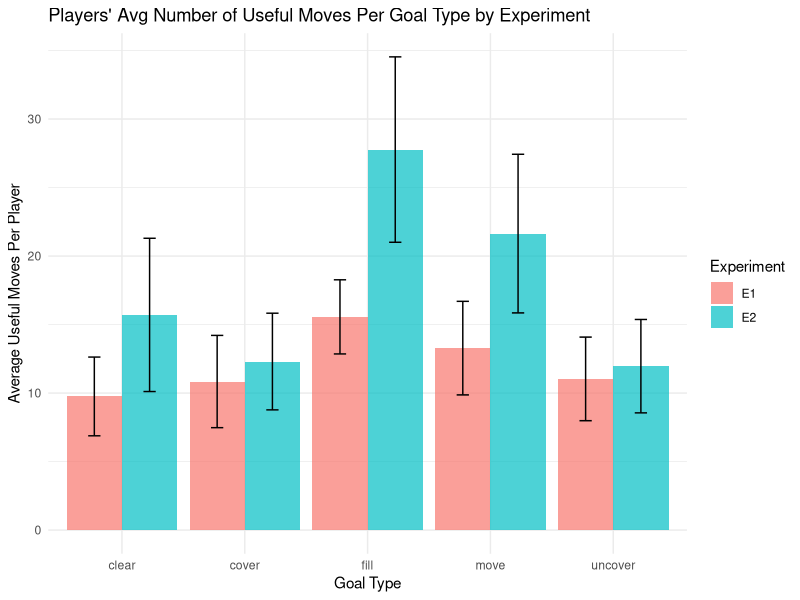
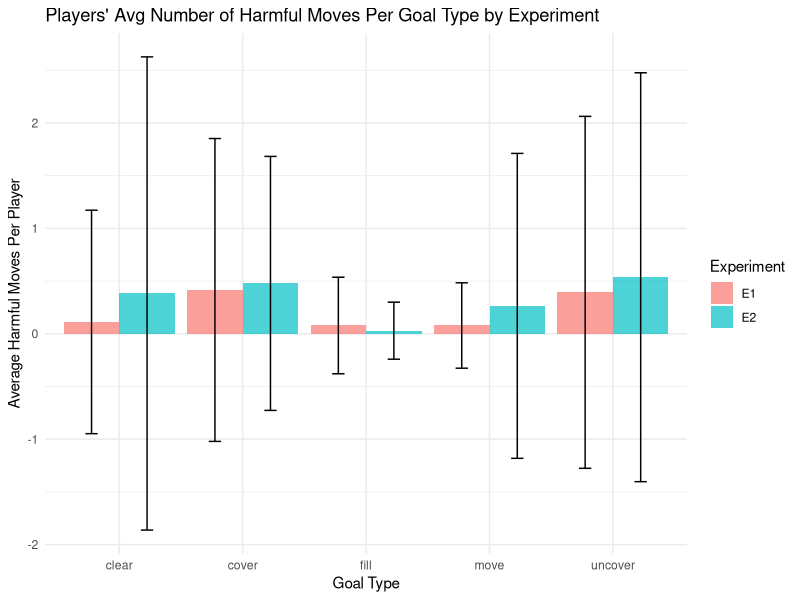
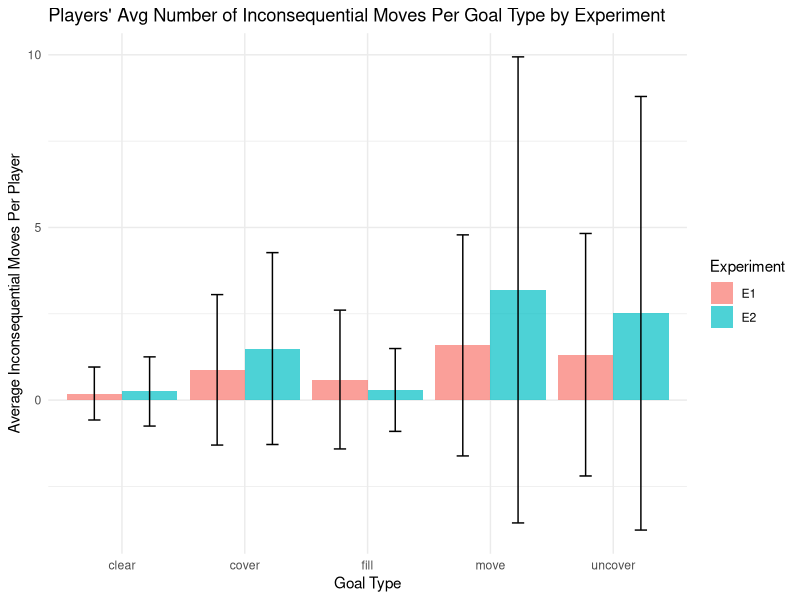

R code for these plots, in order: (Note: this script raises an error after producing the figures.)
## ---- chunk 1
library(tidyverse)

e1 <- read_csv("data/e1/final_tracker.csv")
e2 <- read_csv("data/e2/final_tracker.csv")

e1_architects <- e1 %>%
  filter(role == "architect") %>%
  mutate(experiment = "E1")

e2 <- e2 %>%
  mutate(experiment = "E2")

combined <- bind_rows(e1_architects, e2)

combined <- combined %>%
  mutate(
    move_utility = case_when(
      move_utility == 1 ~ "useful",
      move_utility == 0 ~ "inconsequential",
      move_utility == -1 ~ "harmful"
    ),
    move_type = case_when(
      move_utility == "useful" ~ "Useful",
      move_utility == "inconsequential" ~ "Inconsequential",
      move_utility == "harmful" ~ "Harmful"
    )
  )

# total number of different move types
move_summary <- combined %>%
  group_by(experiment, move_utility, goal_type) %>%
  summarise(count = n(), .groups = 'drop') %>%
  pivot_wider(names_from = move_utility, values_from = count, values_fill = 0) %>%
  rename(
    harmful = `harmful`,
    inconsequential = `inconsequential`,
    useful = `useful`
  ) %>%
  mutate(total_moves = harmful + inconsequential + useful)

# average distribution of moves per participant, grouped by goal type and experiment
avg_moves_by_goal <- combined %>%
  group_by(experiment, ID, anonID, goal_type, move_type) %>%
  summarise(count = n(), .groups = 'drop') %>%
  pivot_wider(names_from = move_type, values_from = count, values_fill = 0) %>%
  mutate(total_moves = Useful + Inconsequential + Harmful)



# summary statistics: mean and SD of move types across goal types and experiments
avg_moves_summary <- avg_moves_by_goal %>%
  group_by(goal_type, experiment) %>%
  summarise(
    mean_Useful = mean(Useful),
    sd_Useful = sd(Useful),
    mean_Inconsequential = mean(Inconsequential),
    sd_Inconsequential = sd(Inconsequential),
    mean_Harmful = mean(Harmful),
    sd_Harmful = sd(Harmful),
    mean_total_moves = mean(total_moves),
    sd_total_moves = sd(total_moves)
  )
head(avg_moves_summary)

## ---- chunk 2
# useful moves visualization
ggplot(avg_moves_summary, aes(x = goal_type, y = mean_Useful, fill = experiment)) +
  geom_bar(stat = "identity", position = "dodge", alpha = 0.7) + 
  geom_errorbar(aes(ymin = mean_Useful - sd_Useful, ymax = mean_Useful + sd_Useful),
  position = position_dodge(width = 0.9),
  width = 0.2) +
  labs(title = "Players' Avg Number of Useful Moves Per Goal Type by Experiment",
       x = "Goal Type", y = "Average Useful Moves Per Player", fill = "Experiment" ) +
  theme_minimal()

ggplot(avg_moves_summary, aes(x = goal_type, y = mean_Harmful, fill = experiment)) +
  geom_bar(stat = "identity", position = "dodge", alpha = 0.7) +
  geom_errorbar(aes(ymin = mean_Harmful - sd_Harmful, ymax = mean_Harmful + sd_Harmful),
  position = position_dodge(width = 0.9),
  width = 0.2) +
  labs(title = "Players' Avg Number of Harmful Moves Per Goal Type by Experiment",
       x = "Goal Type", y = "Average Harmful Moves Per Player", fill = "Experiment") +
  theme_minimal()

ggplot(avg_moves_summary, aes(x = goal_type, y = mean_Inconsequential, fill = experiment)) +
  geom_bar(stat = "identity", position = "dodge", alpha = 0.7) +
  geom_errorbar(aes(ymin = mean_Inconsequential - sd_Inconsequential, ymax = mean_Inconsequential + sd_Inconsequential),
  position = position_dodge(width = 0.9),
  width = 0.2) +
  labs(title = "Players' Avg Number of Inconsequential Moves Per Goal Type by Experiment",
       x = "Goal Type", y = "Average Inconsequential Moves Per Player", fill = "Experiment") +
  theme_minimal()
## ---- chunk 3

library(dplyr)
library(tidyr)
library(purrr)
library(broom)

ttest_all <- long_tbl %>%
  # group and nested data by goal_type & move_type
  
  group_by(goal_type, move_type) %>%
  nest() %>%

  # run t-test on each nested chunk
  mutate(
    ttest_obj = map(data, ~ t.test(count ~ experiment, data = .x, var.equal = TRUE)),
    tidied    = map(ttest_obj, tidy)
  ) %>%
  
  unnest(tidied) %>%
  
  transmute(
    goal_type,
    move_type,
    mean_E1 = estimate1,
    mean_E2 = estimate2,
    t_value = statistic,
    p.value,
    signficant = p.value < 0.05
  )

print(ttest_all)


## ---- chunk 4
library(tidyverse)

# select architects' first‐move rank
arch <- read_csv("data/e1/final_first_moves.csv") %>%
  rename(id = ID) %>%
  select(id,goal, first_move_rank)

# select helper's first move utility
helpers <- read_csv("data/e1/final_tracker.csv") %>%
  rename(id = ID) %>%
  filter(role == "helper", move_id == 1) %>%
  select(id, goal, helper_move = move, helper_utility = move_utility) %>%
  mutate(
    helper_action = if_else(helper_move == "pass", "pass", "move")
  )

# join architect ranks to helper utilities
df_comb <- arch %>%
  inner_join(helpers, by = c("id","goal"))

# how often will helpers pass or move on their first move? 
df_comb %>%
  count(helper_action) %>%
  mutate(prop = n / sum(n))

# do more pragmatic arch moves reduce the chance of a pass?

# create a arch_rank column based on the median of first_move_rank, splitting into high and low rank
df_comb <- df_comb %>%
  mutate(arch_rank = if_else(first_move_rank <= median(first_move_rank, na.rm = TRUE), "high_prag", "low_prag"))

helper_pass_summary <- df_comb %>%
# count how many helper_actions occurred in each arch_rank
  count(arch_rank, helper_action) %>%
  group_by(arch_rank) %>%
  mutate(prop = n / sum(n)) %>%
  ungroup()


print(helper_pass_summary)



# Spearman correlation between first_move_rank and helper_utility

library(broom)
library(dplyr)

tidy(cor_result <- cor.test(df_comb$first_move_rank,
                    df_comb$helper_utility,
                    method = "spearman")) %>%
  transmute(
    rho = round(estimate, 2),
    p_value = round(p.value, 3),
  )



# visualize data with scatterplot
ggplot(df_comb, aes(x = first_move_rank, y = helper_utility)) +
  geom_jitter(width = 0.2, height = 0.05, alpha = 0.6) +
  geom_smooth(method = "loess", se = TRUE, color = "steelblue") +
  labs(
    title = "Helper Utility vs. Architect First Move Rank",
    x = "Architect First Move Rank (lower = more pragmatic)",
    y = "Helper Move Utility"
  ) +
  theme_minimal()

# boxplot for group comparision
df_comb <- df_comb %>%
  mutate(
    arch_rank = factor(
      arch_rank,
      levels = c("high_prag", "low_prag"),
      labels = c("High Pragmatism", "Low Pragmatism")
  )
)
ggplot(df_comb, aes(x = arch_rank, y = helper_utility, fill = arch_rank)) +
  geom_boxplot(alpha = 0.7) +
  geom_jitter(width = 0.2, height = 0.05, alpha = 0.5, color = "black", size = 0.8) +
  scale_fill_brewer(palette = "Set2", guide = "none") +
  labs(
    title = "Helper Utility by Architect Pragmatism",
    x = "Architect Pragmatism",
    y = "Helper Move Utility"
  ) +
  theme_minimal()

## ---- chunk 5


